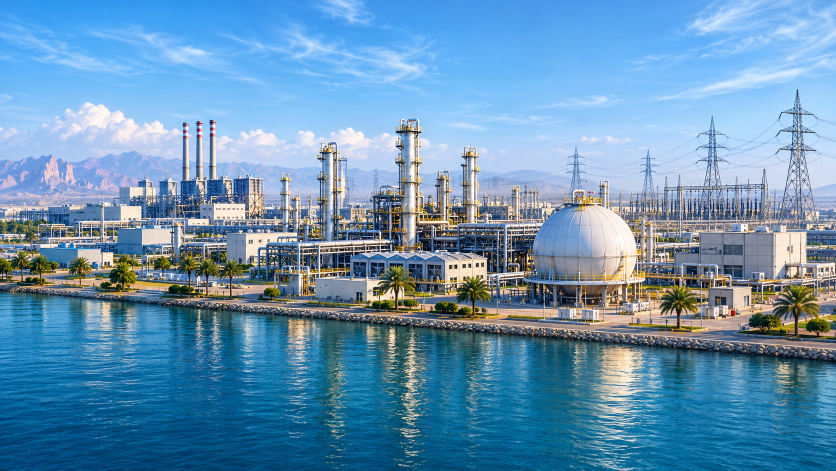
#> input picture docs/design/reference/refinery-generated-first-frame-2026-11-23.png, 1672 x 941 px (shown at 1/2 size)
$ python prepare_scene.py
#> lines starting #> are read from the running program, lines starting #| are printed output that depends on the picture
"""Reproduce responsive WebP assets from the archived fictional first frame."""
from pathlib import Path
import hashlib
import json
from PIL import Image, ImageOps

ROOT = Path(__file__).resolve().parents[2]
SOURCE = ROOT / "docs/design/reference/refinery-generated-first-frame-2026-11-23.png"
EXPECTED = "c4fc9d754d407c1a3e0e114f210869bddebf56c4073ddacae85b5046d3cdc2f6"
OUTPUT = ROOT / "public/media/refinery"


def main() -> None:
    if hashlib.sha256(SOURCE.read_bytes()).hexdigest() != EXPECTED:
        raise ValueError("The archived first frame does not match its provenance")
    OUTPUT.mkdir(parents=True, exist_ok=True)
    variants = []
    with Image.open(SOURCE) as image:
#> image is the input picture: PIL image 1672x941 RGB; mean R, G, B 102.6, 147.2, 180
        for width, height in [(640, 360), (1280, 720)]:
            canvas = ImageOps.pad(image.convert("RGB"), (width, height),
                                  method=Image.Resampling.LANCZOS, color=(182, 217, 238))
            target = OUTPUT / f"refinery-scene-{width}.webp"
            canvas.save(target, "WEBP", quality=70, method=6)
            variants.append({"path": str(target.relative_to(ROOT)), "width": width,
                             "height": height, "bytes": target.stat().st_size,
                             "sha256": hashlib.sha256(target.read_bytes()).hexdigest()})
#> this loop made 2 passes
#> pass 1, in main, `canvas = ImageOps.pad(image.convert("RGB"), (width, height), method=Im..`:
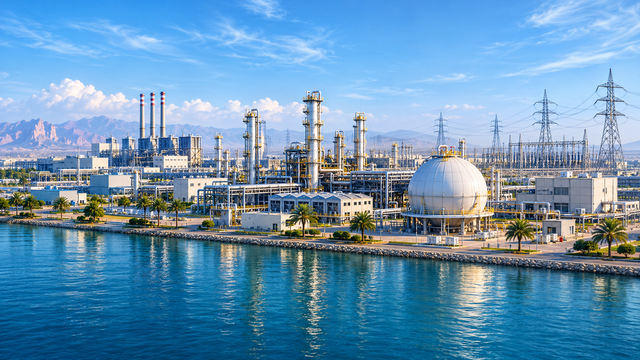
#> canvas: PIL image 640x360 RGB; mean R, G, B 102.6, 147.2, 180
#> pass 2, in main, `canvas = ImageOps.pad(image.convert("RGB"), (width, height), method=Im..`:
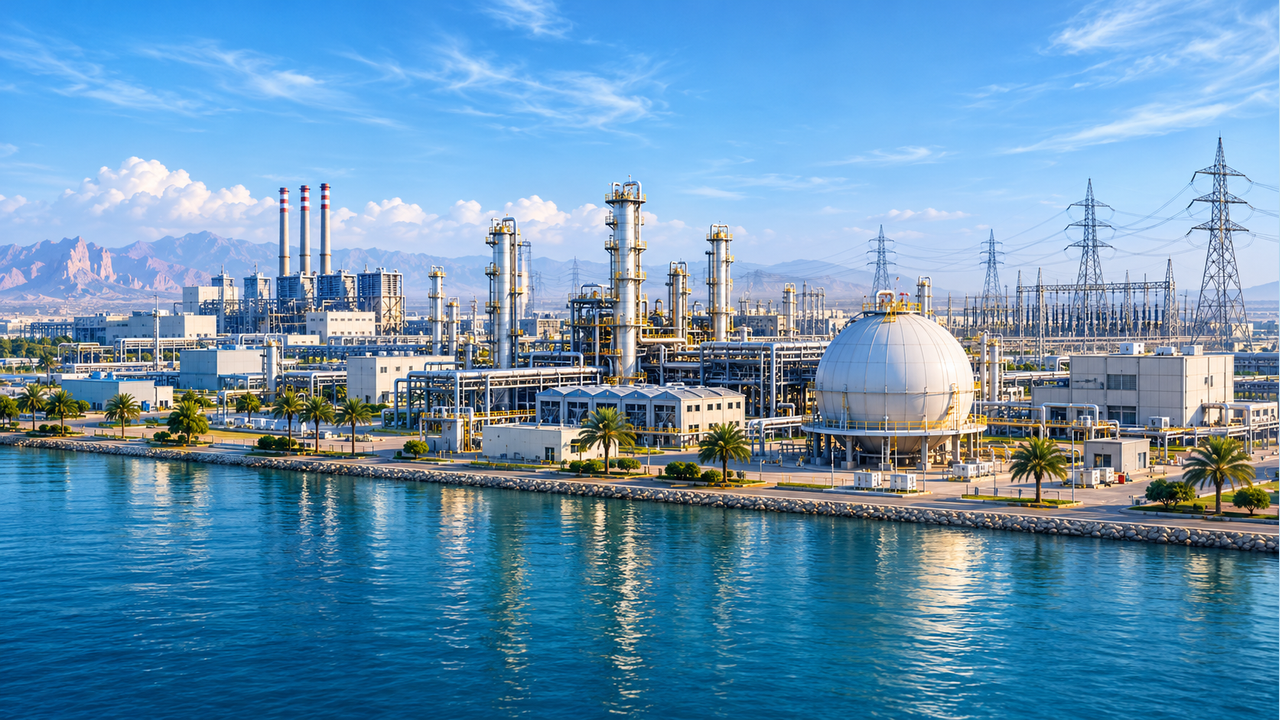
#> canvas: PIL image 1280x720 RGB; mean R, G, B 102.6, 147.3, 180.1
#> after the loop, variants = 2 items
    manifest = {
        "kind": "AI-generated fictional industrial scene, not a live facility",
        "source": str(SOURCE.relative_to(ROOT)), "sha256": EXPECTED,
        "sourceSize": [1672, 941],
        "conversion": "ImageOps.pad Lanczos; WebP70 method6; preserve frame within16:9 canvas",
        "variants": variants,
    }
    (OUTPUT / "scene-manifest.json").write_text(json.dumps(manifest, indent=2) + "\n")
    print(json.dumps(manifest))
#> (printed output is left out)


if __name__ == "__main__":
    main()
